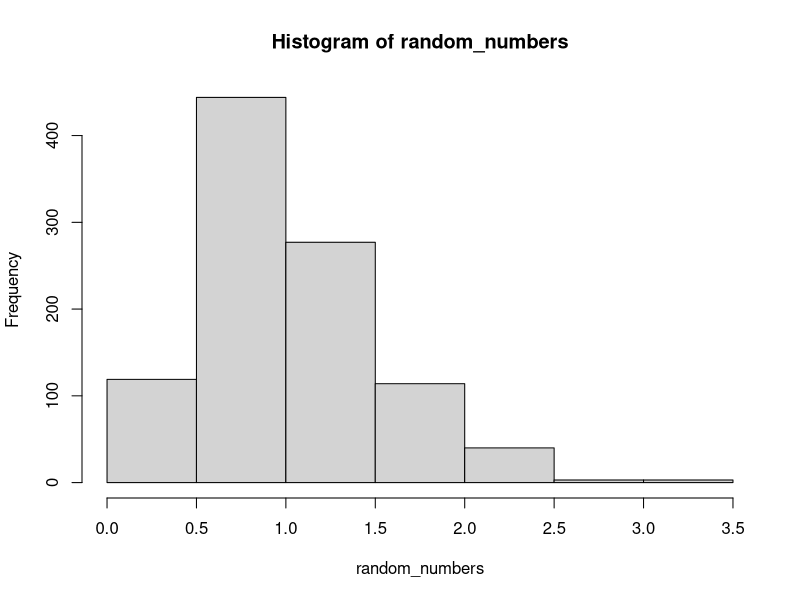
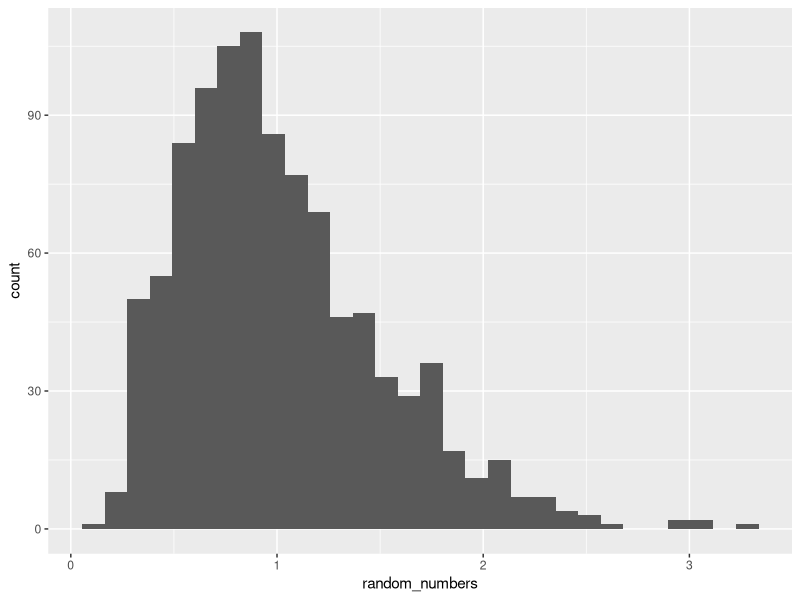
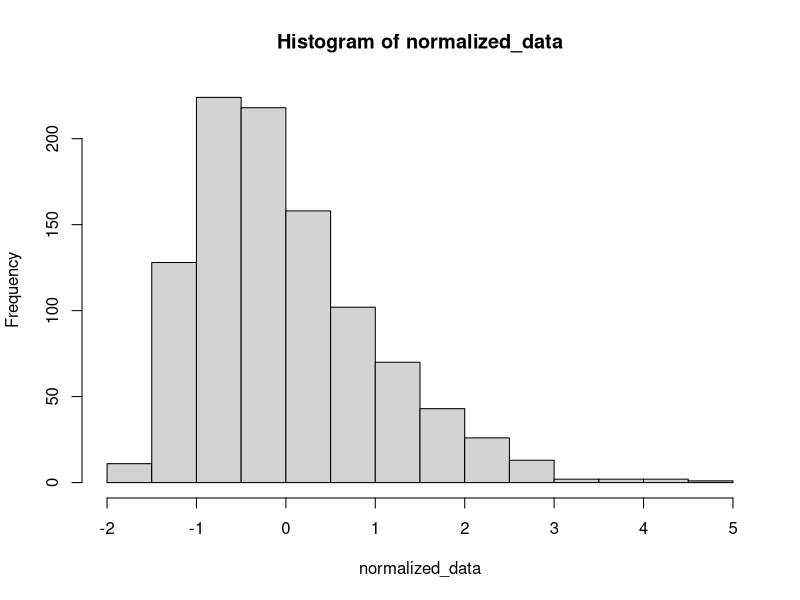

Source code (R) for these figures, in order:
## ---- chunk 1
c(7:70)
## ---- chunk 2
runif(60)
## ---- chunk 3
rep("x", 1980)
## ---- chunk 4
angelou_quote <- c("Nothing", "works", "unless", "you", "do")
## ---- chunk 5
rnorm(1e4)
## ---- chunk 6
seq(0, 20, length.out=11)
## ---- chunk 7
set.seed(1)
random_numbers <- rf(1000, 10, 100)
## ---- chunk 8
numbers_sum <- sum(random_numbers)
numbers_sum
## ---- chunk 9
numbers_count <- length(random_numbers)
## ---- chunk 10
this_mean <- numbers_sum/numbers_count
this_mean
## ---- chunk 11
mean(random_numbers)
## ---- chunk 12
vectorized <- random_numbers - this_mean
## ---- chunk 13
this_sd <- sqrt(sum((random_numbers - this_mean) ^ 2) / (length(random_numbers) - 1))

this_sd
## ---- chunk 14
sd(random_numbers)
## ---- chunk 15
hist(random_numbers)
## ---- chunk 16
library(ggplot2)
ggplot(mapping = aes(x = random_numbers)) + 
  geom_histogram()

## ---- chunk 17
normalized_data <- (random_numbers - this_mean) / this_sd
## ---- chunk 18
normalized_mean <- sum(normalized_data) / length(normalized_data)
# or
normalized_mean <- mean(normalized_data)
## ---- chunk 19
normalized_sd <- sqrt(sum((normalized_data) ^ 2) / (length(normalized_data) - 1))
# or
normalized_sd <- sd(normalized_data)
## ---- chunk 20
normalized_mean
normalized_sd
## ---- chunk 21
hist(normalized_data)
## ---- chunk 22
set.seed(1)
data_1 <- rnorm(1000, 3)
data_2 <- rnorm(100, 2)
## ---- chunk 23
x_1 <- mean(data_1)
s_1 <- sd(data_1)
n_1 <- length(data_1)
## ---- chunk 24
typeof(x_1)
typeof(s_1)
typeof(n_1)
## ---- chunk 25
x_2 <- mean(data_2)
s_2 <- sd(data_2)
n_2 <- length(data_2)
## ---- chunk 26
x_2
s_2

## ---- chunk 27
t_score <- (x_1 - x_2)/(sqrt((s_1^2/n_1 + s_2^2/n_2)))
t_score
## ---- chunk 28
t.test(data_1, data_2)
